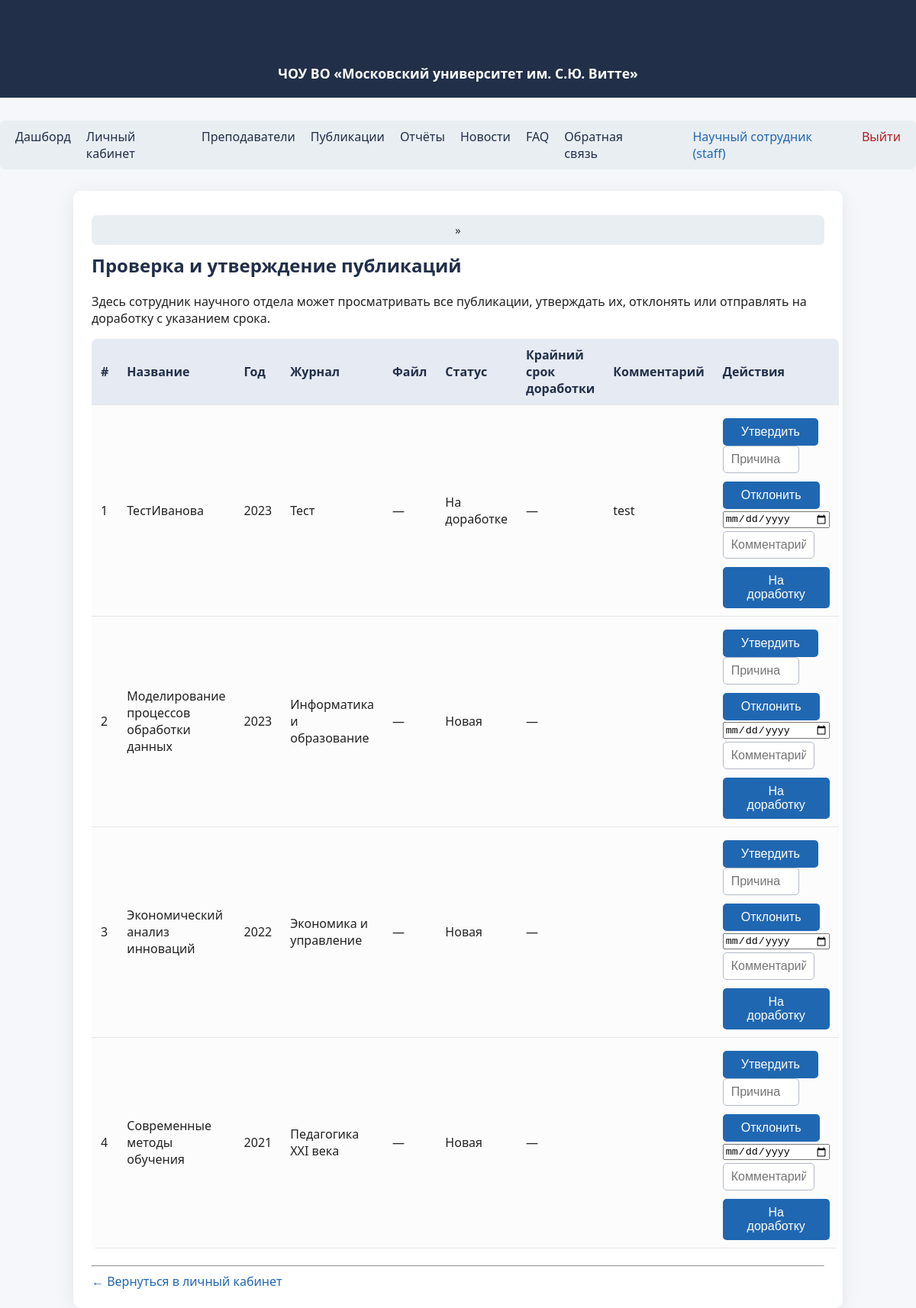
Page /staff/review (signed in) on the committed database.
### tables this page shows
CREATE TABLE users (
            id INTEGER PRIMARY KEY AUTOINCREMENT,
            fio TEXT,
            email TEXT UNIQUE,
            password TEXT,
            role TEXT,
            lecturer_id INTEGER
        );

CREATE TABLE publications (
            id INTEGER PRIMARY KEY AUTOINCREMENT,
            title TEXT,
            year INTEGER,
            journal TEXT,
            source TEXT,
            link TEXT,
            citations INTEGER,
            doi TEXT,
            file_path TEXT,
            status TEXT DEFAULT 'new',
            review_comment TEXT,
            revision_deadline TEXT,
            reviewer_id INTEGER
        );

### app/routes.py (the view)
@bp.route('/staff/review')
@login_required(role='staff')
def staff_review():
    pubs = get_publications_for_review()
    today = date.today().isoformat()  # 'YYYY-MM-DD'
    return render_template(
        'staff_review.html',
        pubs=pubs,
        today=today,
        breadcrumbs=[
            ('Личный кабинет', url_for('main.profile')),
            ('Проверка публикаций', None)
        ]
    )

### app/models.py (called while the page is built)
def get_db():
    db = getattr(g, '_database', None)
    if db is None:
        db = g._database = sqlite3.connect(DATABASE)
        db.row_factory = sqlite3.Row
    return db

def get_user_by_id(user_id):
    db = get_db()
    user = db.execute(
        "SELECT * FROM users WHERE id = ?", (user_id,)
    ).fetchone()
    return user

def get_publications_for_review():
    db = get_db()
    return db.execute(
        "SELECT * FROM publications "
        "WHERE status IN ('new', 'revision_required') "
        "ORDER BY year DESC, id DESC"
    ).fetchall()

### app/routes.py (called while the page is built)
def login_required(role=None):
    def decorator(f):
        @wraps(f)
        def decorated_function(*args, **kwargs):
            if 'user_id' not in session:
                return redirect(url_for('main.login'))
            if role and session.get('role') != role:
                flash('Нет доступа')
                return redirect(url_for('main.dashboard'))
            return f(*args, **kwargs)
        return decorated_function
    return decorator

@bp.before_app_request
def load_logged_in_user():
    user_id = session.get('user_id')
    g.user = get_user_by_id(user_id) if user_id else None

### app/templates/staff_review.html (shortened to what this page needs)
{% extends "base.html" %}
{% block content %}
<h2>Проверка и утверждение публикаций</h2>
<p>
    Здесь сотрудник научного отдела может просматривать все публикации,
    утверждать их, отклонять или отправлять на доработку с указанием срока.
</p>
{% if pubs and pubs|length > 0 %}
    <table class="table">
        <thead>
            <tr>
                <th>#</th>
                <th>Название</th>
                <th>Год</th>
                <th>Журнал</th>
                <th>Файл</th>
                <th>Статус</th>
                <th>Крайний срок доработки</th>
                <th>Комментарий</th>
                <th style="width: 320px;">Действия</th>
            </tr>
        </thead>
        <tbody>
            {% for p in pubs %}
            <tr>
                <td>{{ loop.index }}</td>
                <td>{{ p.title }}</td>
                <td>{{ p.year }}</td>
                <td>{{ p.journal }}</td>
                <td>
                    {% if p.file_path %}
                        <a href="{{ url_for('main.download_publication_file', filename=p.file_path) }}" target="_blank">
                            Открыть файл
                        </a>
                    {% else %}
                        —
                    {% endif %}
                </td>
                <td>
                    {% if p.status == 'approved' %}
                        Утверждена
                    {% elif p.status == 'rejected' %}
                        Отклонена
                    {% elif p.status == 'revision_required' %}
                        На доработке
                    {% elif p.status == 'new' or not p.status %}
                        Новая
                    {% else %}
                        {{ p.status }}
                    {% endif %}
                </td>
                <td>
                    {% if p.revision_deadline %}
                        {% if p.revision_deadline < today %}
                            <span style="color:red;">{{ p.revision_deadline }} (просрочено)</span>
                        {% else %}
                            <span style="color:green;">{{ p.revision_deadline }}</span>
                        {% endif %}
                    {% else %}
                        —
                    {% endif %}
                </td>
                <td>{{ p.review_comment or '' }}</td>
                <td>
                    <form action="{{ url_for('main.staff_approve_publication', pub_id=p.id) }}"
                          method="post" style="display:inline;">
                        <button type="submit" class="btn">Утвердить</button>
                    </form>
                    <form action="{{ url_for('main.staff_reject_publication', pub_id=p.id) }}"
                          method="post" style="display:inline;">
                        <input type="text" name="comment" placeholder="Причина" style="width:100px; margin-bottom:4px;">
                        <button type="submit" class="btn">Отклонить</button>
                    </form>
                    <form action="{{ url_for('main.staff_send_to_revision', pub_id=p.id) }}"
                          method="post" style="display:inline;">
                        <input type="date" name="revision_deadline" style="width:135px; margin-bottom:4px;">
                        <input type="text" name="comment" placeholder="Комментарий" style="width:120px; margin-bottom:4px;">
                        <button type="submit" class="btn">На доработку</button>
                    </form>
                </td>
            </tr>
            {% endfor %}
        </tbody>
    </table>
{% else %}
    <p>Публикаций пока нет.</p>
{% endif %}
<hr>
<a href="{{ url_for('main.profile') }}">← Вернуться в личный кабинет</a>
{% endblock %}

### app/templates/base.html (shortened to what this page needs)
<!DOCTYPE html>
<html lang="ru">
<head>
    <link rel="stylesheet" href="{{ url_for('static', filename='css/style.css') }}">
</head>
<body>
    <div class="header">
        <h1>Автоматизация учёта научных публикаций</h1>
        <div style="font-size:1.1em;margin-top:5px;">
            <b>ЧОУ ВО «Московский университет им. С.Ю. Витте»</b>
        </div>
    </div>
    <nav>
        {% if g.user %}
            <a href="{{ url_for('main.dashboard') }}">Дашборд</a>
        {% endif %}
        <a href="{{ url_for('main.profile') }}">Личный кабинет</a>
        <a href="{{ url_for('main.lecturers') }}">Преподаватели</a>
        <a href="{{ url_for('main.publications') }}">Публикации</a>
        <a href="{{ url_for('main.reports') }}">Отчёты</a>
        <a href="{{ url_for('main.news_list') }}">Новости</a>
        <a href="{{ url_for('main.faq') }}">FAQ</a>
        <a href="{{ url_for('main.feedback') }}">Обратная связь</a>
        <span style="margin-left:25px;color:#2067b2;">
            {% if g.user %}
                {{ g.user['fio']|default('Пользователь') }} ({{ g.user['role']|default('') }})
            {% endif %}
        </span>
        {% if g.user %}
            <a href="{{ url_for('main.logout') }}" style="margin-left:auto;color:#b21f1f;">Выйти</a>
        {% else %}
            <a href="{{ url_for('main.login') }}" style="margin-left:auto;color:#2067b2;">Войти</a>
        {% endif %}
    </nav>
    <div class="container">
        {% if breadcrumbs %}
        <nav class="breadcrumbs" style="margin-bottom:10px; font-size:0.9em;">
            {% for bc in breadcrumbs %}
                {% if not loop.last %}
                    <a href="{{ bc.url }}">{{ bc.title }}</a> &raquo;
                {% else %}
                    <span>{{ bc.title }}</span>
                {% endif %}
            {% endfor %}
        </nav>
        {% endif %}
        {% block content %}{% endblock %}
    </div>
</body>
</html>

### app/static/css/style.css (style rules this page uses)
body { font-family: 'Segoe UI', Arial, sans-serif; background: #f5f7fa; margin: 0; padding: 0; color: #222; }
.header { background: #212f49; color: #fff; padding: 20px 0; text-align: center; margin-bottom: 30px; }
.container { max-width: 960px; margin: 0 auto; background: #fff; padding: 32px 24px 24px 24px; border-radius: 10px; box-shadow: 0 4px 24px 0 rgba(0,0,0,0.08); }
h1, h2, h3 { color: #212f49; margin-top: 0; }
a { color: #2067b2; text-decoration: none; }
nav { margin-bottom: 28px; background: #e9eef3; padding: 10px 20px; border-radius: 7px; display: flex; gap: 20px; justify-content: center; }
nav a { color: #212f49; font-weight: 500; }
table { border-collapse: collapse; width: 100%; margin-bottom: 22px; background: #fcfcfc; border-radius: 7px; overflow: hidden; }
th, td { padding: 10px 12px; text-align: left; border-bottom: 1px solid #e5e5e5; }
th { background: #e6eaf2; color: #212f49; font-weight: 600; }
form { margin: 0 auto 16px auto; padding: 12px 0; max-width: 500px; }
input[type="text"], input[type="email"], input[type="password"], input[type="number"], select, textarea { width: 100%; padding: 8px 10px; border: 1px solid #b4bac8; border-radius: 5px; font-size: 1em; margin-bottom: 8px; box-sizing: border-box; }
button, input[type="submit"] { background: #2067b2; color: #fff; padding: 9px 24px; border: none; border-radius: 5px; font-size: 1em; margin-top: 7px; cursor: pointer; transition: background 0.2s; }

### rows in the picture
users: user.fio "Научный сотрудник", user.role "staff"
publications: title "ТестИванова", year "2023", journal "Тест", shows "На доработке", review_comment "test"
publications: title "Моделирование процессов обработки данных", year "2023", journal "Информатика и образование", status "Новая"
publications: title "Экономический анализ инноваций", year "2022", journal "Экономика и управление", status "Новая"
publications: title "Современные методы обучения", year "2021", journal "Педагогика XXI века", status "Новая"
